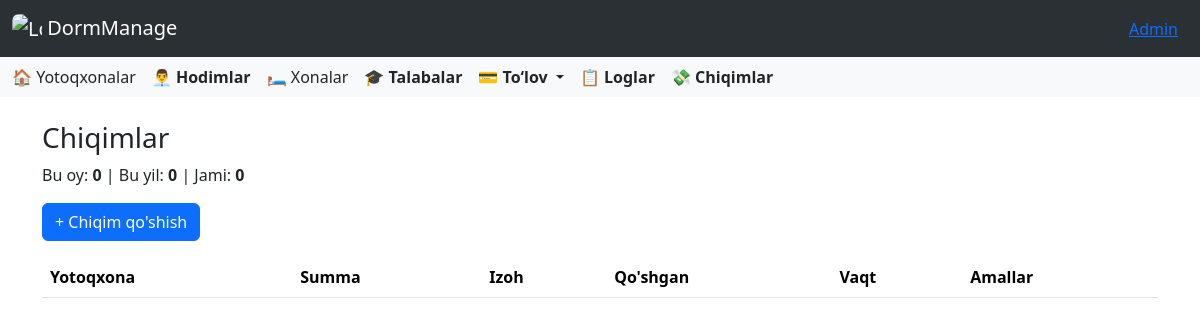
Before: /expenses/ (signed in) with the older database file.
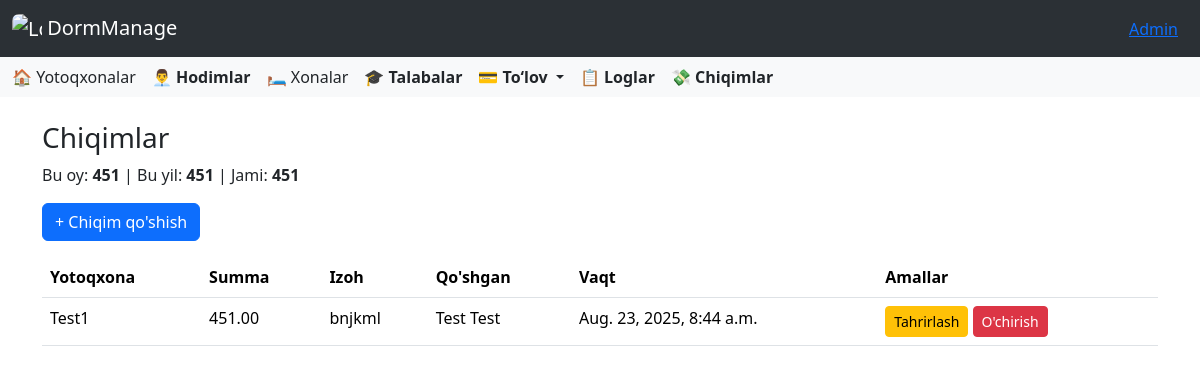
After: the same page with the newer database file.
### expense/models.py (models this page shows, shortened)
class Expense(models.Model):
    dormitory = models.ForeignKey(
        Dormitory,
        on_delete=models.CASCADE,
        related_name="expenses"
    )
    amount = models.DecimalField(max_digits=12, decimal_places=2)
    note = models.TextField()
    created_by = models.ForeignKey(
        settings.AUTH_USER_MODEL,
        on_delete=models.SET_NULL,  # employee o‘chirilsa, chiqim qoladi
        null=True,
        blank=True,
        related_name="expenses"
    )
    created_at = models.DateTimeField(auto_now_add=True)

### dormitory/models.py (models this page shows, shortened)
class Dormitory(models.Model):
    director = models.ForeignKey(Director, on_delete=models.CASCADE, related_name='dormitories')
    name = models.CharField(max_length=300, blank=False)
    address = models.CharField(max_length=300, blank=False)
    monthly_payment = models.PositiveIntegerField(default=0, verbose_name="Oylik to‘lov miqdori (so'm)")
    default_monthly_payment = models.PositiveIntegerField(
        default=1,
        help_text="Shartnomaga asosan boshlang‘ich oylik to‘lov (so‘mda)"
    )
    last_update_time = models.DateTimeField(blank=True, null=True)

### accounts/models.py (models this page shows, shortened)
class CustomUser(AbstractUser):
    ROLE_CHOICES = [
        ('director', 'Direktor'),
        ('employee', 'Xodim'),
    ]
    role = models.CharField(
        max_length=10,
        choices=ROLE_CHOICES,
        default='other',
        verbose_name='Lavozim'
    )
    work_start = models.TimeField(
        verbose_name='Ish boshlanish vaqti',
        null=True,
        blank=True
    )
    work_end = models.TimeField(
        verbose_name='Ish tugash vaqti',
        null=True,
        blank=True
    )
    phone_number = models.CharField(
        max_length=20,
        blank=True,
        verbose_name='Telefon raqami'
    )
    hire_date = models.CharField(
        max_length=10,
        null=True,
        blank=True,
        verbose_name='Ishga qabul qilingan sana'
    )
    photo = models.ImageField(
        upload_to=staff_photo_upload_path,
        blank=False,
        null=False,
        verbose_name='Hodim surati'
    )
    salary = models.PositiveIntegerField(
        verbose_name='Maosh',
        null=True,
        blank=True,
        help_text="Hodimning maoshi (so'mda)"
    )
    is_in_dormitory = models.BooleanField(default=False)

### expense/views.py (the view)
# urls.py: path("", ExpenseListView.as_view(), name="expense_list"),
class ExpenseListView(LoginRequiredMixin, ListView):
    model = Expense
    template_name = "expenses/expense_list.html"
    context_object_name = "expenses"
    def get_queryset(self):
        return Expense.objects.all().order_by("-created_at")
    def get_context_data(self, **kwargs):
        context = super().get_context_data(**kwargs)
        qs = self.get_queryset()
        now = timezone.now()
        context["monthly_total"] = qs.filter(
            created_at__year=now.year,
            created_at__month=now.month
        ).aggregate(total=Sum("amount"))["total"] or 0
        context["yearly_total"] = qs.filter(
            created_at__year=now.year
        ).aggregate(total=Sum("amount"))["total"] or 0
        context["dormitories"] = Dormitory.objects.all()
        context["all_total"] = qs.aggregate(total=Sum("amount"))["total"] or 0
        return context

### templates/expenses/expense_list.html (shortened to what this page needs)
{% extends 'base.html' %}
{% load static %}
{% block content %}
<div class="container mt-4">
    <h3>Chiqimlar</h3>
    <div class="mb-3">
        <span>Bu oy: <b>{{ monthly_total }}</b></span> |
        <span>Bu yil: <b>{{ yearly_total }}</b></span> |
        <span>Jami: <b>{{ all_total }}</b></span>
    </div>
        <button class="btn btn-primary" data-bs-toggle="modal" data-bs-target="#createExpenseModal">
            + Chiqim qo'shish
        </button>
    <table class="table mt-3">
        <thead>
            <tr>
                <th>Yotoqxona</th>
                <th>Summa</th>
                <th>Izoh</th>
                <th>Qo'shgan</th>
                <th>Vaqt</th>
                {% if user.role == "director" %}
                    <th>Amallar</th>
                {% endif %}
            </tr>
        </thead>
        <tbody>
            {% for expense in expenses %}
            <tr>
                <td>{{ expense.dormitory.name }}</td>
                <td>{{ expense.amount }}</td>
                <td>{{ expense.note }}</td>
                <td>{{ expense.created_by.get_full_name }}</td>
                <td>{{ expense.created_at }}</td>
                {% if user.role == "director" %}
                <td>
                    <button class="btn btn-sm btn-warning" data-bs-toggle="modal" data-bs-target="#updateExpenseModal{{ expense.id }}">Tahrirlash</button>
                    <button class="btn btn-sm btn-danger" data-bs-toggle="modal" data-bs-target="#deleteExpenseModal{{ expense.id }}">O'chirish</button>
                </td>
                {% endif %}
            </tr>
            {% endfor %}
        </tbody>
    </table>
</div>
{% endblock %}

Changed rows visible on the page:
added Expense: dormitory.name "Test1", amount "451.00", note "bnjkml", created_by.get_full_name "Test Test", created_at "Aug. 23, 2025, 8:44 a.m."
Other visible differences:
{{ monthly_total }}: "0" → "451"
{{ yearly_total }}: "0" → "451"
{{ all_total }}: "0" → "451"
